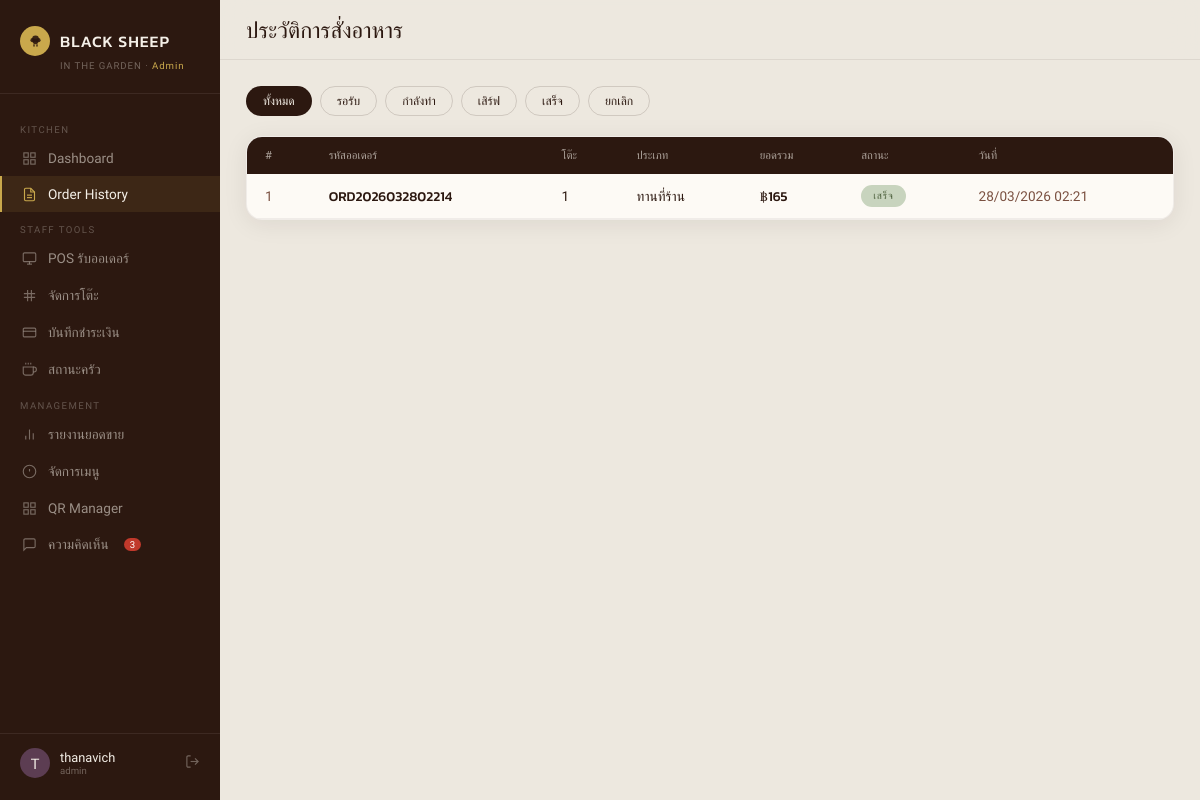
The app's page /admin/orders.php (signed in) with its own data.
### tables this page shows
CREATE TABLE `orders` (
  `order_id` int(11) NOT NULL,
  `order_code` varchar(16) NOT NULL,
  `table_id` int(11) NOT NULL,
  `status` enum('pending','cooking','serving','completed','cancelled') DEFAULT 'pending',
  `order_type` varchar(20) DEFAULT 'dine_in',
  `created_at` datetime DEFAULT current_timestamp(),
  `updated_at` datetime DEFAULT current_timestamp() ON UPDATE current_timestamp(),
  `order_time` datetime DEFAULT current_timestamp(),
  `user_id` int(11) DEFAULT NULL,
  `member_id` int(11) DEFAULT NULL,
  `payment_method_id` int(11) DEFAULT NULL,
  `discount_id` int(11) DEFAULT NULL
);

CREATE TABLE `tables` (
  `table_id` int(11) NOT NULL,
  `table_name` varchar(10) NOT NULL,
  `qr_code_url` varchar(255) DEFAULT NULL,
  `status` enum('available','occupied') DEFAULT 'available',
  `is_active` tinyint(1) NOT NULL DEFAULT 1
);

### admin/orders.php (the view, shortened to what this page needs)
<?php
include '../connect.php';
$page = max(1,(int)($_GET['p']??1));
$per_page = 20;
$offset = ($page-1)*$per_page;
$filter_status = $_GET['status'] ?? '';
$where = $filter_status ? "WHERE o.status='".mysqli_real_escape_string($conn,$filter_status)."'" : '';
$orders = $conn->query("SELECT o.*,t.table_name,SUM(oi.quantity*oi.price) as total FROM orders o JOIN tables t ON o.table_id=t.table_id LEFT JOIN order_items oi ON o.order_id=oi.order_id $where GROUP BY o.order_id ORDER BY o.created_at DESC LIMIT $per_page OFFSET $offset");
$status_map=['pending'=>['th'=>'รอรับ','cls'=>'bs-badge-pending'],'cooking'=>['th'=>'กำลังทำ','cls'=>'bs-badge-cooking'],'serving'=>['th'=>'เสิร์ฟ','cls'=>'bs-badge-serving'],'completed'=>['th'=>'เสร็จ','cls'=>'bs-badge-completed'],'cancelled'=>['th'=>'ยกเลิก','cls'=>'bs-badge-cancelled']];
$filter_opts=[''=>'ทั้งหมด','pending'=>'รอรับ','cooking'=>'กำลังทำ','serving'=>'เสิร์ฟ','completed'=>'เสร็จ','cancelled'=>'ยกเลิก'];
?>
<!DOCTYPE html>
<html lang="th">
<head>
  <link rel="stylesheet" href="../assets/style.css">
  <link rel="stylesheet" href="../assets/admin.css">
</head>
<body>
  <?php include 'sidebar.php'; ?>
  <div class="main">
    <div class="topbar">
      <div class="topbar-title serif">ประวัติการสั่งอาหาร</div>
    </div>
    <div class="page-content">
      <div class="filter-row">
        <?php foreach ($filter_opts as $v=>$l): ?>
        <a href="?status=<?= $v ?>" class="filter-btn <?= $filter_status===$v?'active':'' ?>"><?= $l ?></a>
        <?php endforeach; ?>
      </div>
      <div class="table-wrap">
        <table>
          <thead>
            <tr>
              <th>#</th>
              <th>รหัสออเดอร์</th>
              <th>โต๊ะ</th>
              <th>ประเภท</th>
              <th>ยอดรวม</th>
              <th>สถานะ</th>
              <th>วันที่</th>
            </tr>
          </thead>
          <tbody>
            <?php while($o=$orders->fetch_assoc()):
            $s=$status_map[$o['status']]??['th'=>$o['status'],'cls'=>'bs-badge-pending'];
            $otype = (isset($o['order_type']) && $o['order_type'] === 'takeaway') ? 'สั่งกลับบ้าน' : 'ทานที่ร้าน';
          ?>
            <tr>
              <td style="color:var(--choco-light);"><?= $o['order_id'] ?></td>
              <td style="font-family:'Kanit',sans-serif;font-weight:500;"><?= htmlspecialchars($o['order_code']) ?></td>
              <td><?= htmlspecialchars($o['table_name']) ?></td>
              <td><?= $otype ?></td>
              <td style="font-family:'Kanit',sans-serif;font-weight:500;">฿<?= number_format($o['total']??0,0) ?></td>
              <td><span class="bs-badge <?= $s['cls'] ?>"><?= $s['th'] ?></span></td>
              <td style="color:var(--choco-light);"><?= date('d/m/Y H:i', strtotime($o['created_at'])) ?></td>
            </tr>
            <?php endwhile; ?>
          </tbody>
        </table>
      </div>
    </div>
  </div>
</body>
</html>

### assets/style.css (style rules this page uses)
:root { --cream: #f5f0e8; --cream-deep: #ede6d6; --cream-dark: #e2d9c6; --choco: #2c1810; --choco-mid: #4a2c1e; --choco-light: #7a5040; --mangosteen: #5c3d52; --mango-pale: #d4b8cc; --botanical: #4a5e3a; --bot-pale: #c8d4be; --gold: #c9a84c; --gold-pale: #e8d49a; --shadow-soft: 0 4px 24px rgba(44, 24, 16, 0.08); --shadow-card: 0 8px 40px rgba(44, 24, 16, 0.14); --shadow-deep: 0 16px 64px rgba(44, 24, 16, 0.28); --radius: 16px; --radius-sm: 10px; }
*, *::before, *::after { box-sizing: border-box; margin: 0; padding: 0; }
html { scroll-behavior: smooth; }
body { font-family: "Jost", sans-serif; font-weight: 300; background-color: var(--cream); color: var(--choco); min-height: 100vh; -webkit-font-smoothing: antialiased; }
h1, h2, h3, h4, .serif { font-family: "Cormorant Garamond", serif; font-weight: 400; }
a { text-decoration: none; color: inherit; }
.bs-badge { display: inline-flex; align-items: center; gap: 5px; font-size: 0.62rem; font-weight: 500; letter-spacing: 0.08em; text-transform: uppercase; padding: 5px 12px; border-radius: 20px; }
.bs-badge-completed { background: var(--bot-pale); color: var(--botanical); }

### assets/admin.css (style rules this page uses)
body { background: #ede8df; display: flex; min-height: 100vh; font-family: "Prompt", sans-serif; margin: 0; }
.serif { font-family: "Kanit", sans-serif; }
.main { margin-left: 220px; flex: 1; }
.topbar { height: 60px; background: rgba(237, 232, 223, 0.9); backdrop-filter: blur(14px); border-bottom: 1px solid rgba(44, 24, 16, 0.08); display: flex; align-items: center; justify-content: space-between; padding: 0 26px; position: sticky; top: 0; z-index: 40; }
.topbar-title { font-family: "Kanit", sans-serif; font-size: 1.4rem; font-weight: 500; }
.page-content { padding: 26px; }
.table-wrap { background: #fdfaf5; border-radius: var(--radius); border: 1px solid rgba(44, 24, 16, 0.06); box-shadow: var(--shadow-soft); overflow: hidden; }
table { width: 100%; border-collapse: collapse; }
thead tr { background: var(--choco); }
thead th { padding: 12px 18px; font-size: 0.7rem; font-weight: 400; color: rgba(245, 240, 232, 0.65); text-align: left; font-family: "Prompt", sans-serif; }
tbody tr { border-bottom: 1px solid rgba(44, 24, 16, 0.06); transition: background 0.15s; }
tbody td { padding: 11px 18px; vertical-align: middle; font-size: 0.85rem; }

### admin/orders.php (style rules this page uses)
.filter-row { display: flex; gap: 8px; margin-bottom: 20px; flex-wrap: wrap; }
.filter-btn { font-size: .75rem; padding: 7px 16px; border-radius: 30px; border: 1px solid rgba(44, 24, 16, .15); background: transparent; color: var(--choco); text-decoration: none; }
.filter-btn.active { background: var(--choco); color: var(--cream); }

### records on screen
orders: order_id "1", order_code "ORD2026032802214", table.table_name "1", order_type "ทานที่ร้าน", total "165", status "เสร็จ", created_at "28/03/2026 02:21"

### other values on screen
$role "Admin"
$label "Dashboard Order History POS รับออเดอร์ จัดการโต๊ะ บันทึกชำระเงิน สถานะครัว รายงานยอดขาย จัดการเมนู QR Manager"
$fb_unread "3"
substr($_SESSION['admin_name']??'S',0,1) "T"
$_SESSION['admin_name'] "thanavich"
$role "admin"
$l "ทั้งหมด"
$l "รอรับ"
$l "กำลังทำ"
$l "เสิร์ฟ"
$l "เสร็จ"
$l "ยกเลิก"
